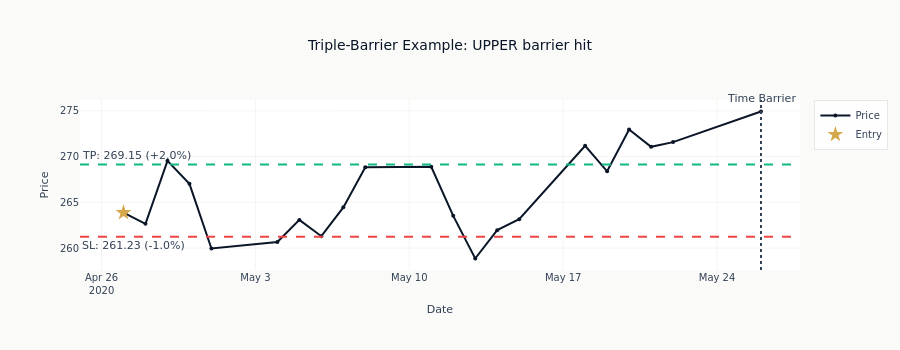
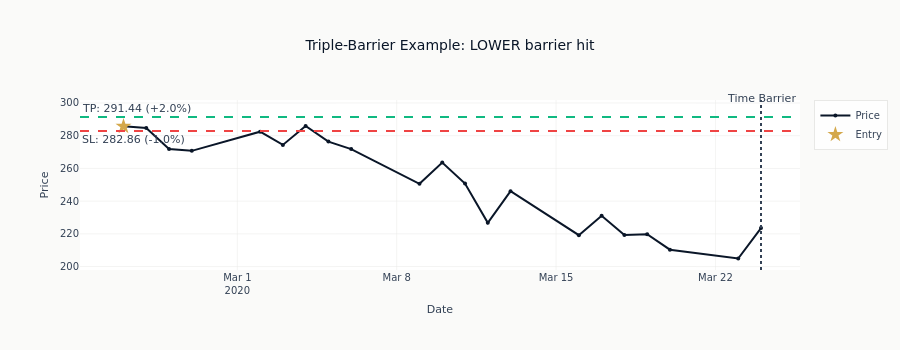
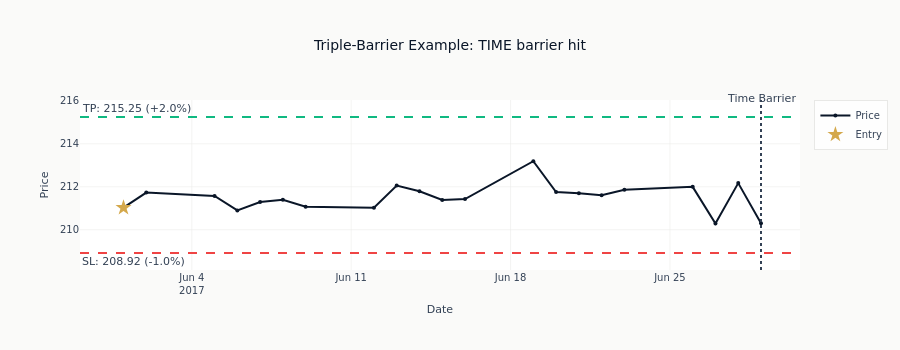

These figures' notebook cell, in order:
### Markdown cell above
### 6.1 Triple-Barrier Path Visualization

**Understanding triple-barrier requires seeing the price paths**.
Below we plot several example trades showing how barriers are hit.

### Code cell
# Find examples of each barrier hit type
tb_with_price = labels_tb.join(
    spy.select(["timestamp", "close"]), on="timestamp", how="left"
).with_row_index("row_idx")


def plot_triple_barrier_example(
    df: pl.DataFrame, entry_idx: int, config: LabelingConfig, title: str
) -> go.Figure:
    """Plot a single triple-barrier trade example with barriers overlaid."""
    # Get entry point
    entry_row = df.row(entry_idx, named=True)
    entry_price = entry_row["close"]
    entry_time = entry_row["timestamp"]

    # Calculate barrier levels
    upper_level = entry_price * (1 + config.upper_barrier)
    lower_level = entry_price * (1 - config.lower_barrier)

    # Get the forward price path
    forward_rows = df.filter(pl.col("timestamp") >= entry_time).head(config.max_holding_period + 1)

    fig = go.Figure()

    # Price path
    fig.add_trace(
        go.Scatter(
            x=forward_rows["timestamp"].to_list(),
            y=forward_rows["close"].to_numpy(),
            mode="lines+markers",
            name="Price",
            line=dict(color=COLORS["blue"], width=2),
            marker=dict(size=4),
        )
    )

    # Entry point
    fig.add_trace(
        go.Scatter(
            x=[entry_time],
            y=[entry_price],
            mode="markers",
            name="Entry",
            marker=dict(color=COLORS["amber"], size=12, symbol="star"),
        )
    )

    # Upper barrier (horizontal line) - label on the left to clear the time-barrier text
    fig.add_hline(
        y=upper_level,
        line_dash="dash",
        line_color=COLORS["positive"],
        annotation_text=f"TP: {upper_level:.2f} (+{config.upper_barrier:.1%})",
        annotation_position="top left",
    )

    # Lower barrier (horizontal line)
    fig.add_hline(
        y=lower_level,
        line_dash="dash",
        line_color=COLORS["negative"],
        annotation_text=f"SL: {lower_level:.2f} (-{config.lower_barrier:.1%})",
        annotation_position="bottom left",
    )

    # Time barrier (vertical line at end)
    # Note: Use add_shape instead of add_vline with annotation to avoid Plotly datetime bug
    time_barrier = forward_rows["timestamp"].to_list()[-1] if len(forward_rows) > 0 else entry_time
    fig.add_shape(
        type="line",
        x0=time_barrier,
        x1=time_barrier,
        y0=0,
        y1=1,
        yref="paper",
        line=dict(color=COLORS["neutral"], dash="dot"),
    )
    fig.add_annotation(
        x=time_barrier,
        y=1,
        yref="paper",
        text="Time Barrier",
        showarrow=False,
        yshift=10,
    )

    fig.update_layout(
        height=350,
        title=title,
        xaxis_title="Date",
        yaxis_title="Price",
        showlegend=True,
    )
    return fig


# Find examples of each barrier type
if "barrier_hit" in labels_tb.columns:
    # Get indices for different barrier hits
    examples = []

    for barrier_type in ["upper", "lower", "time"]:
        matches = tb_with_price.filter(
            (pl.col("barrier_hit") == barrier_type) & (pl.col("close").is_not_null())
        )
        if len(matches) > 10:
            # Pick an example from the middle of the dataset
            idx = len(matches) // 2
            row_idx = matches["row_idx"][idx]
            examples.append((barrier_type, row_idx))

    # Plot examples
    for barrier_type, idx in examples[:3]:  # Limit to 3 examples
        if idx < len(tb_with_price):
            fig = plot_triple_barrier_example(
                tb_with_price,
                idx,
                config,
                f"Triple-Barrier Example: {barrier_type.upper()} barrier hit",
            )
            fig.show()

### Figure 1 — Plotly figure (JSON) as saved in the notebook; plotly's stock layout.template omitted (floating-point values rounded to 4 significant figures)
{"data": [{"line": {"color": "#0a1628", "width": 2}, "marker": {"size": 4}, "mode": "lines+markers", "name": "Price", "type": "scatter", "x": ["2020-04-27T00:00:00", "2020-04-28T00:00:00", "2020-04-29T00:00:00", "2020-04-30T00:00:00", "2020-05-01T00:00:00", "2020-05-04T00:00:00", "2020-05-05T00:00:00", "2020-05-06T00:00:00", "2020-05-07T00:00:00", "2020-05-08T00:00:00", "2020-05-11T00:00:00", "2020-05-12T00:00:00", "2020-05-13T00:00:00", "2020-05-14T00:00:00", "2020-05-15T00:00:00", "2020-05-18T00:00:00", "2020-05-19T00:00:00", "2020-05-20T00:00:00", "2020-05-21T00:00:00", "2020-05-22T00:00:00", "2020-05-26T00:00:00"], "y": [263.9, 262.7, 269.5, 267.0, 260.0, 260.7, 263.1, 261.3, 264.4, 268.8, 268.9, 263.5, 258.9, 262.0, 263.2, 271.2, 268.4, 273.0, 271.1, 271.6, 274.9]}, {"marker": {"color": "#D4A84B", "size": 12, "symbol": "star"}, "mode": "markers", "name": "Entry", "type": "scatter", "x": ["2020-04-27T00:00:00"], "y": [263.9]}], "layout": {"annotations": [{"showarrow": false, "text": "TP: 269.15 (+2.0%)", "x": 0, "xanchor": "left", "xref": "x domain", "y": 269.1, "yanchor": "bottom", "yref": "y"}, {"showarrow": false, "text": "SL: 261.23 (-1.0%)", "x": 0, "xanchor": "left", "xref": "x domain", "y": 261.2, "yanchor": "top", "yref": "y"}, {"showarrow": false, "text": "Time Barrier", "x": "2020-05-26T00:00:00", "y": 1, "yref": "paper", "yshift": 10}], "height": 350, "shapes": [{"line": {"color": "#10b981", "dash": "dash"}, "type": "line", "x0": 0, "x1": 1, "xref": "x domain", "y0": 269.1, "y1": 269.1, "yref": "y"}, {"line": {"color": "#ef4444", "dash": "dash"}, "type": "line", "x0": 0, "x1": 1, "xref": "x domain", "y0": 261.2, "y1": 261.2, "yref": "y"}, {"line": {"color": "#334155", "dash": "dot"}, "type": "line", "x0": "2020-05-26T00:00:00", "x1": "2020-05-26T00:00:00", "y0": 0, "y1": 1, "yref": "paper"}], "showlegend": true, "title": {"text": "Triple-Barrier Example: UPPER barrier hit"}, "xaxis": {"title": {"text": "Date"}}, "yaxis": {"title": {"text": "Price"}}}}

### Figure 2 — Plotly figure (JSON) as saved in the notebook; plotly's stock layout.template omitted (floating-point values rounded to 4 significant figures)
{"data": [{"line": {"color": "#0a1628", "width": 2}, "marker": {"size": 4}, "mode": "lines+markers", "name": "Price", "type": "scatter", "x": ["2020-02-25T00:00:00", "2020-02-26T00:00:00", "2020-02-27T00:00:00", "2020-02-28T00:00:00", "2020-03-02T00:00:00", "2020-03-03T00:00:00", "2020-03-04T00:00:00", "2020-03-05T00:00:00", "2020-03-06T00:00:00", "2020-03-09T00:00:00", "2020-03-10T00:00:00", "2020-03-11T00:00:00", "2020-03-12T00:00:00", "2020-03-13T00:00:00", "2020-03-16T00:00:00", "2020-03-17T00:00:00", "2020-03-18T00:00:00", "2020-03-19T00:00:00", "2020-03-20T00:00:00", "2020-03-23T00:00:00", "2020-03-24T00:00:00"], "y": [285.7, 284.7, 271.9, 270.7, 282.5, 274.4, 285.9, 276.4, 271.8, 250.6, 263.6, 250.7, 226.7, 246.1, 219.2, 231.0, 219.3, 219.8, 210.3, 204.9, 223.5]}, {"marker": {"color": "#D4A84B", "size": 12, "symbol": "star"}, "mode": "markers", "name": "Entry", "type": "scatter", "x": ["2020-02-25T00:00:00"], "y": [285.7]}], "layout": {"annotations": [{"showarrow": false, "text": "TP: 291.44 (+2.0%)", "x": 0, "xanchor": "left", "xref": "x domain", "y": 291.4, "yanchor": "bottom", "yref": "y"}, {"showarrow": false, "text": "SL: 282.86 (-1.0%)", "x": 0, "xanchor": "left", "xref": "x domain", "y": 282.9, "yanchor": "top", "yref": "y"}, {"showarrow": false, "text": "Time Barrier", "x": "2020-03-24T00:00:00", "y": 1, "yref": "paper", "yshift": 10}], "height": 350, "shapes": [{"line": {"color": "#10b981", "dash": "dash"}, "type": "line", "x0": 0, "x1": 1, "xref": "x domain", "y0": 291.4, "y1": 291.4, "yref": "y"}, {"line": {"color": "#ef4444", "dash": "dash"}, "type": "line", "x0": 0, "x1": 1, "xref": "x domain", "y0": 282.9, "y1": 282.9, "yref": "y"}, {"line": {"color": "#334155", "dash": "dot"}, "type": "line", "x0": "2020-03-24T00:00:00", "x1": "2020-03-24T00:00:00", "y0": 0, "y1": 1, "yref": "paper"}], "showlegend": true, "title": {"text": "Triple-Barrier Example: LOWER barrier hit"}, "xaxis": {"title": {"text": "Date"}}, "yaxis": {"title": {"text": "Price"}}}}

### Figure 3 — Plotly figure (JSON) as saved in the notebook; plotly's stock layout.template omitted (floating-point values rounded to 4 significant figures)
{"data": [{"line": {"color": "#0a1628", "width": 2}, "marker": {"size": 4}, "mode": "lines+markers", "name": "Price", "type": "scatter", "x": ["2017-06-01T00:00:00", "2017-06-02T00:00:00", "2017-06-05T00:00:00", "2017-06-06T00:00:00", "2017-06-07T00:00:00", "2017-06-08T00:00:00", "2017-06-09T00:00:00", "2017-06-12T00:00:00", "2017-06-13T00:00:00", "2017-06-14T00:00:00", "2017-06-15T00:00:00", "2017-06-16T00:00:00", "2017-06-19T00:00:00", "2017-06-20T00:00:00", "2017-06-21T00:00:00", "2017-06-22T00:00:00", "2017-06-23T00:00:00", "2017-06-26T00:00:00", "2017-06-27T00:00:00", "2017-06-28T00:00:00", "2017-06-29T00:00:00"], "y": [211.0, 211.7, 211.6, 210.9, 211.3, 211.4, 211.1, 211.0, 212.1, 211.8, 211.4, 211.4, 213.2, 211.8, 211.7, 211.6, 211.9, 212.0, 210.3, 212.2, 210.3]}, {"marker": {"color": "#D4A84B", "size": 12, "symbol": "star"}, "mode": "markers", "name": "Entry", "type": "scatter", "x": ["2017-06-01T00:00:00"], "y": [211.0]}], "layout": {"annotations": [{"showarrow": false, "text": "TP: 215.25 (+2.0%)", "x": 0, "xanchor": "left", "xref": "x domain", "y": 215.2, "yanchor": "bottom", "yref": "y"}, {"showarrow": false, "text": "SL: 208.92 (-1.0%)", "x": 0, "xanchor": "left", "xref": "x domain", "y": 208.9, "yanchor": "top", "yref": "y"}, {"showarrow": false, "text": "Time Barrier", "x": "2017-06-29T00:00:00", "y": 1, "yref": "paper", "yshift": 10}], "height": 350, "shapes": [{"line": {"color": "#10b981", "dash": "dash"}, "type": "line", "x0": 0, "x1": 1, "xref": "x domain", "y0": 215.2, "y1": 215.2, "yref": "y"}, {"line": {"color": "#ef4444", "dash": "dash"}, "type": "line", "x0": 0, "x1": 1, "xref": "x domain", "y0": 208.9, "y1": 208.9, "yref": "y"}, {"line": {"color": "#334155", "dash": "dot"}, "type": "line", "x0": "2017-06-29T00:00:00", "x1": "2017-06-29T00:00:00", "y0": 0, "y1": 1, "yref": "paper"}], "showlegend": true, "title": {"text": "Triple-Barrier Example: TIME barrier hit"}, "xaxis": {"title": {"text": "Date"}}, "yaxis": {"title": {"text": "Price"}}}}
